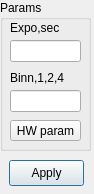
<?xml version="1.0" encoding="UTF-8"?>
<ui version="4.0">
 <class>devicewndClass</class>
 <widget class="QWidget" name="devicewndClass">
  <property name="geometry">
   <rect>
    <x>0</x>
    <y>0</y>
    <width>94</width>
    <height>194</height>
   </rect>
  </property>
  <property name="sizePolicy">
   <sizepolicy hsizetype="Fixed" vsizetype="Fixed">
    <horstretch>0</horstretch>
    <verstretch>0</verstretch>
   </sizepolicy>
  </property>
  <property name="minimumSize">
   <size>
    <width>94</width>
    <height>194</height>
   </size>
  </property>
  <property name="maximumSize">
   <size>
    <width>94</width>
    <height>194</height>
   </size>
  </property>
  <property name="windowTitle">
   <string>devicewnd</string>
  </property>
  <widget class="QGroupBox" name="ParamsGroupBox">
   <property name="geometry">
    <rect>
     <x>0</x>
     <y>0</y>
     <width>91</width>
     <height>151</height>
    </rect>
   </property>
   <property name="sizePolicy">
    <sizepolicy hsizetype="Fixed" vsizetype="Fixed">
     <horstretch>0</horstretch>
     <verstretch>0</verstretch>
    </sizepolicy>
   </property>
   <property name="title">
    <string>Params</string>
   </property>
   <widget class="QLabel" name="label_1">
    <property name="geometry">
     <rect>
      <x>10</x>
      <y>20</y>
      <width>81</width>
      <height>16</height>
     </rect>
    </property>
    <property name="text">
     <string>Expo,sec</string>
    </property>
   </widget>
   <widget class="QLineEdit" name="ExpositionEdit">
    <property name="geometry">
     <rect>
      <x>10</x>
      <y>40</y>
      <width>71</width>
      <height>22</height>
     </rect>
    </property>
   </widget>
   <widget class="QLineEdit" name="BinningEdit">
    <property name="geometry">
     <rect>
      <x>10</x>
      <y>90</y>
      <width>71</width>
      <height>22</height>
     </rect>
    </property>
   </widget>
   <widget class="QLabel" name="label_4">
    <property name="geometry">
     <rect>
      <x>10</x>
      <y>70</y>
      <width>81</width>
      <height>16</height>
     </rect>
    </property>
    <property name="text">
     <string>Binn,1,2,4</string>
    </property>
   </widget>
   <widget class="QPushButton" name="HardwareParamsButton">
    <property name="geometry">
     <rect>
      <x>10</x>
      <y>120</y>
      <width>71</width>
      <height>21</height>
     </rect>
    </property>
    <property name="text">
     <string>HW param</string>
    </property>
   </widget>
  </widget>
  <widget class="QPushButton" name="ApplyParamsButton">
   <property name="geometry">
    <rect>
     <x>9</x>
     <y>160</y>
     <width>75</width>
     <height>26</height>
    </rect>
   </property>
   <property name="text">
    <string>Apply</string>
   </property>
   <property name="autoDefault">
    <bool>true</bool>
   </property>
   <property name="default">
    <bool>true</bool>
   </property>
   <property name="flat">
    <bool>false</bool>
   </property>
  </widget>
 </widget>
 <layoutdefault spacing="6" margin="11"/>
 <resources/>
 <connections/>
</ui>
